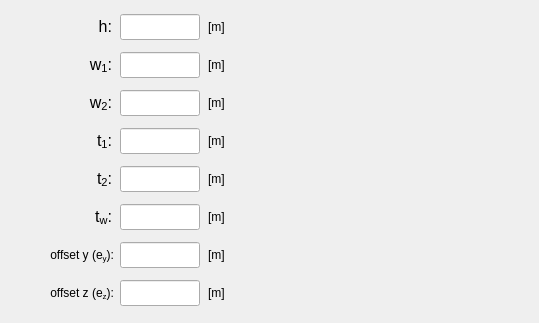
       <widget class="QWidget" name="tab_C_section">
        <attribute name="title">
         <string>C-section</string>
        </attribute>
        <widget class="QLabel" name="label_9">
         <property name="geometry">
          <rect>
           <x>280</x>
           <y>4</y>
           <width>250</width>
           <height>310</height>
          </rect>
         </property>
         <property name="text">
          <string/>
         </property>
         <property name="pixmap">
          <pixmap>../../../../../../data/figures/C_profile.PNG</pixmap>
         </property>
         <property name="scaledContents">
          <bool>true</bool>
         </property>
        </widget>
        <widget class="QLineEdit" name="lineEdit_w2_C_section">
         <property name="geometry">
          <rect>
           <x>120</x>
           <y>90</y>
           <width>80</width>
           <height>26</height>
          </rect>
         </property>
         <property name="minimumSize">
          <size>
           <width>0</width>
           <height>24</height>
          </size>
         </property>
         <property name="maximumSize">
          <size>
           <width>80</width>
           <height>26</height>
          </size>
         </property>
         <property name="sizeIncrement">
          <size>
           <width>0</width>
           <height>0</height>
          </size>
         </property>
         <property name="font">
          <font>
           <family>Arial</family>
           <pointsize>11</pointsize>
           <weight>75</weight>
           <italic>true</italic>
           <bold>true</bold>
          </font>
         </property>
         <property name="focusPolicy">
          <enum>Qt::StrongFocus</enum>
         </property>
         <property name="styleSheet">
          <string notr="true">color: rgb(255, 0, 0);</string>
         </property>
         <property name="alignment">
          <set>Qt::AlignCenter</set>
         </property>
        </widget>
        <widget class="QLineEdit" name="lineEdit_height_C_section">
         <property name="geometry">
          <rect>
           <x>120</x>
           <y>14</y>
           <width>80</width>
           <height>26</height>
          </rect>
         </property>
         <property name="minimumSize">
          <size>
           <width>0</width>
           <height>26</height>
          </size>
         </property>
         <property name="maximumSize">
          <size>
           <width>80</width>
           <height>26</height>
          </size>
         </property>
         <property name="sizeIncrement">
          <size>
           <width>80</width>
           <height>26</height>
          </size>
         </property>
         <property name="font">
          <font>
           <family>Arial</family>
           <pointsize>11</pointsize>
           <weight>75</weight>
           <italic>true</italic>
           <bold>true</bold>
          </font>
         </property>
         <property name="focusPolicy">
          <enum>Qt::StrongFocus</enum>
         </property>
         <property name="styleSheet">
          <string notr="true">color: rgb(255, 0, 0);</string>
         </property>
         <property name="alignment">
          <set>Qt::AlignCenter</set>
         </property>
        </widget>
        <widget class="QLineEdit" name="lineEdit_tw_C_section">
         <property name="geometry">
          <rect>
           <x>120</x>
           <y>204</y>
           <width>80</width>
           <height>26</height>
          </rect>
         </property>
         <property name="minimumSize">
          <size>
           <width>0</width>
           <height>24</height>
          </size>
         </property>
         <property name="maximumSize">
          <size>
           <width>80</width>
           <height>26</height>
          </size>
         </property>
         <property name="sizeIncrement">
          <size>
           <width>0</width>
           <height>0</height>
          </size>
         </property>
         <property name="font">
          <font>
           <family>Arial</family>
           <pointsize>11</pointsize>
           <weight>75</weight>
           <italic>true</italic>
           <bold>true</bold>
          </font>
         </property>
         <property name="focusPolicy">
          <enum>Qt::StrongFocus</enum>
         </property>
         <property name="styleSheet">
          <string notr="true">color: rgb(255, 0, 0);</string>
         </property>
         <property name="alignment">
          <set>Qt::AlignCenter</set>
         </property>
        </widget>
        <widget class="QLineEdit" name="lineEdit_t1_C_section">
         <property name="geometry">
          <rect>
           <x>120</x>
           <y>128</y>
           <width>80</width>
           <height>26</height>
          </rect>
         </property>
         <property name="minimumSize">
          <size>
           <width>0</width>
           <height>24</height>
          </size>
         </property>
         <property name="maximumSize">
          <size>
           <width>80</width>
           <height>26</height>
          </size>
         </property>
         <property name="sizeIncrement">
          <size>
           <width>0</width>
           <height>0</height>
          </size>
         </property>
         <property name="font">
          <font>
           <family>Arial</family>
           <pointsize>11</pointsize>
           <weight>75</weight>
           <italic>true</italic>
           <bold>true</bold>
          </font>
         </property>
         <property name="focusPolicy">
          <enum>Qt::StrongFocus</enum>
         </property>
         <property name="styleSheet">
          <string notr="true">color: rgb(255, 0, 0);</string>
         </property>
         <property name="alignment">
          <set>Qt::AlignCenter</set>
         </property>
        </widget>
        <widget class="QLineEdit" name="lineEdit_w1_C_section">
         <property name="geometry">
          <rect>
           <x>120</x>
           <y>52</y>
           <width>80</width>
           <height>26</height>
          </rect>
         </property>
         <property name="minimumSize">
          <size>
           <width>0</width>
           <height>24</height>
          </size>
         </property>
         <property name="maximumSize">
          <size>
           <width>80</width>
           <height>26</height>
          </size>
         </property>
         <property name="sizeIncrement">
          <size>
           <width>0</width>
           <height>0</height>
          </size>
         </property>
         <property name="font">
          <font>
           <family>Arial</family>
           <pointsize>11</pointsize>
           <weight>75</weight>
           <italic>true</italic>
           <bold>true</bold>
          </font>
         </property>
         <property name="focusPolicy">
          <enum>Qt::StrongFocus</enum>
         </property>
         <property name="styleSheet">
          <string notr="true">color: rgb(255, 0, 0);</string>
         </property>
         <property name="alignment">
          <set>Qt::AlignCenter</set>
         </property>
        </widget>
        <widget class="QLineEdit" name="lineEdit_t2_C_section">
         <property name="geometry">
          <rect>
           <x>120</x>
           <y>166</y>
           <width>80</width>
           <height>26</height>
          </rect>
         </property>
         <property name="minimumSize">
          <size>
           <width>0</width>
           <height>24</height>
          </size>
         </property>
         <property name="maximumSize">
          <size>
           <width>80</width>
           <height>26</height>
          </size>
         </property>
         <property name="sizeIncrement">
          <size>
           <width>0</width>
           <height>0</height>
          </size>
         </property>
         <property name="font">
          <font>
           <family>Arial</family>
           <pointsize>11</pointsize>
           <weight>75</weight>
           <italic>true</italic>
           <bold>true</bold>
          </font>
         </property>
         <property name="focusPolicy">
          <enum>Qt::StrongFocus</enum>
         </property>
         <property name="styleSheet">
          <string notr="true">color: rgb(255, 0, 0);</string>
         </property>
         <property name="alignment">
          <set>Qt::AlignCenter</set>
         </property>
        </widget>
        <widget class="QLabel" name="label_121">
         <property name="geometry">
          <rect>
           <x>208</x>
           <y>14</y>
           <width>35</width>
           <height>26</height>
          </rect>
         </property>
         <property name="minimumSize">
          <size>
           <width>35</width>
           <height>26</height>
          </size>
         </property>
         <property name="maximumSize">
          <size>
           <width>35</width>
           <height>26</height>
          </size>
         </property>
         <property name="text">
          <string>[m]</string>
         </property>
         <property name="alignment">
          <set>Qt::AlignLeading|Qt::AlignLeft|Qt::AlignVCenter</set>
         </property>
        </widget>
        <widget class="QLabel" name="label_122">
         <property name="geometry">
          <rect>
           <x>208</x>
           <y>52</y>
           <width>35</width>
           <height>26</height>
          </rect>
         </property>
         <property name="minimumSize">
          <size>
           <width>35</width>
           <height>26</height>
          </size>
         </property>
         <property name="maximumSize">
          <size>
           <width>35</width>
           <height>26</height>
          </size>
         </property>
         <property name="text">
          <string>[m]</string>
         </property>
         <property name="alignment">
          <set>Qt::AlignLeading|Qt::AlignLeft|Qt::AlignVCenter</set>
         </property>
        </widget>
        <widget class="QLabel" name="label_123">
         <property name="geometry">
          <rect>
           <x>208</x>
           <y>90</y>
           <width>35</width>
           <height>26</height>
          </rect>
         </property>
         <property name="minimumSize">
          <size>
           <width>35</width>
           <height>26</height>
          </size>
         </property>
         <property name="maximumSize">
          <size>
           <width>35</width>
           <height>26</height>
          </size>
         </property>
         <property name="text">
          <string>[m]</string>
         </property>
         <property name="alignment">
          <set>Qt::AlignLeading|Qt::AlignLeft|Qt::AlignVCenter</set>
         </property>
        </widget>
        <widget class="QLabel" name="label_124">
         <property name="geometry">
          <rect>
           <x>208</x>
           <y>128</y>
           <width>35</width>
           <height>26</height>
          </rect>
         </property>
         <property name="minimumSize">
          <size>
           <width>35</width>
           <height>26</height>
          </size>
         </property>
         <property name="maximumSize">
          <size>
           <width>35</width>
           <height>26</height>
          </size>
         </property>
         <property name="text">
          <string>[m]</string>
         </property>
         <property name="alignment">
          <set>Qt::AlignLeading|Qt::AlignLeft|Qt::AlignVCenter</set>
         </property>
        </widget>
        <widget class="QLabel" name="label_125">
         <property name="geometry">
          <rect>
           <x>208</x>
           <y>166</y>
           <width>35</width>
           <height>26</height>
          </rect>
         </property>
         <property name="minimumSize">
          <size>
           <width>35</width>
           <height>26</height>
          </size>
         </property>
         <property name="maximumSize">
          <size>
           <width>35</width>
           <height>26</height>
          </size>
         </property>
         <property name="text">
          <string>[m]</string>
         </property>
         <property name="alignment">
          <set>Qt::AlignLeading|Qt::AlignLeft|Qt::AlignVCenter</set>
         </property>
        </widget>
        <widget class="QLabel" name="label_126">
         <property name="geometry">
          <rect>
           <x>208</x>
           <y>204</y>
           <width>35</width>
           <height>26</height>
          </rect>
         </property>
         <property name="minimumSize">
          <size>
           <width>35</width>
           <height>26</height>
          </size>
         </property>
         <property name="maximumSize">
          <size>
           <width>35</width>
           <height>26</height>
          </size>
         </property>
         <property name="text">
          <string>[m]</string>
         </property>
         <property name="alignment">
          <set>Qt::AlignLeading|Qt::AlignLeft|Qt::AlignVCenter</set>
         </property>
        </widget>
        <widget class="QLabel" name="label_128">
         <property name="geometry">
          <rect>
           <x>208</x>
           <y>242</y>
           <width>35</width>
           <height>26</height>
          </rect>
         </property>
         <property name="minimumSize">
          <size>
           <width>35</width>
           <height>26</height>
          </size>
         </property>
         <property name="maximumSize">
          <size>
           <width>35</width>
           <height>26</height>
          </size>
         </property>
         <property name="text">
          <string>[m]</string>
         </property>
         <property name="alignment">
          <set>Qt::AlignLeading|Qt::AlignLeft|Qt::AlignVCenter</set>
         </property>
        </widget>
        <widget class="QLabel" name="label_129">
         <property name="geometry">
          <rect>
           <x>208</x>
           <y>280</y>
           <width>35</width>
           <height>26</height>
          </rect>
         </property>
         <property name="minimumSize">
          <size>
           <width>35</width>
           <height>26</height>
          </size>
         </property>
         <property name="maximumSize">
          <size>
           <width>35</width>
           <height>26</height>
          </size>
         </property>
         <property name="text">
          <string>[m]</string>
         </property>
         <property name="alignment">
          <set>Qt::AlignLeading|Qt::AlignLeft|Qt::AlignVCenter</set>
         </property>
        </widget>
        <widget class="QLabel" name="label_130">
         <property name="geometry">
          <rect>
           <x>24</x>
           <y>280</y>
           <width>90</width>
           <height>26</height>
          </rect>
         </property>
         <property name="minimumSize">
          <size>
           <width>90</width>
           <height>26</height>
          </size>
         </property>
         <property name="maximumSize">
          <size>
           <width>90</width>
           <height>26</height>
          </size>
         </property>
         <property name="text">
          <string>&lt;html&gt;&lt;head/&gt;&lt;body&gt;&lt;p&gt;offset z (e&lt;span style=&quot; vertical-align:sub;&quot;&gt;z&lt;/span&gt;):&lt;/p&gt;&lt;/body&gt;&lt;/html&gt;</string>
         </property>
         <property name="alignment">
          <set>Qt::AlignRight|Qt::AlignTrailing|Qt::AlignVCenter</set>
         </property>
        </widget>
        <widget class="QLabel" name="label_131">
         <property name="geometry">
          <rect>
           <x>24</x>
           <y>242</y>
           <width>90</width>
           <height>26</height>
          </rect>
         </property>
         <property name="minimumSize">
          <size>
           <width>90</width>
           <height>26</height>
          </size>
         </property>
         <property name="maximumSize">
          <size>
           <width>90</width>
           <height>26</height>
          </size>
         </property>
         <property name="text">
          <string>&lt;html&gt;&lt;head/&gt;&lt;body&gt;&lt;p&gt;offset y (e&lt;span style=&quot; vertical-align:sub;&quot;&gt;y&lt;/span&gt;):&lt;/p&gt;&lt;/body&gt;&lt;/html&gt;</string>
         </property>
         <property name="alignment">
          <set>Qt::AlignRight|Qt::AlignTrailing|Qt::AlignVCenter</set>
         </property>
        </widget>
        <widget class="QLineEdit" name="lineEdit_offsetz_C_section">
         <property name="geometry">
          <rect>
           <x>120</x>
           <y>280</y>
           <width>80</width>
           <height>26</height>
          </rect>
         </property>
         <property name="minimumSize">
          <size>
           <width>80</width>
           <height>26</height>
          </size>
         </property>
         <property name="maximumSize">
          <size>
           <width>80</width>
           <height>26</height>
          </size>
         </property>
         <property name="font">
          <font>
           <family>Arial</family>
           <pointsize>11</pointsize>
           <weight>75</weight>
           <italic>true</italic>
           <bold>true</bold>
          </font>
         </property>
         <property name="focusPolicy">
          <enum>Qt::StrongFocus</enum>
         </property>
         <property name="styleSheet">
          <string notr="true">color: rgb(255, 0, 0);</string>
         </property>
         <property name="alignment">
          <set>Qt::AlignCenter</set>
         </property>
        </widget>
        <widget class="QLineEdit" name="lineEdit_offsety_C_section">
         <property name="geometry">
          <rect>
           <x>120</x>
           <y>242</y>
           <width>80</width>
           <height>26</height>
          </rect>
         </property>
         <property name="minimumSize">
          <size>
           <width>80</width>
           <height>26</height>
          </size>
         </property>
         <property name="maximumSize">
          <size>
           <width>80</width>
           <height>26</height>
          </size>
         </property>
         <property name="font">
          <font>
           <family>Arial</family>
           <pointsize>11</pointsize>
           <weight>75</weight>
           <italic>true</italic>
           <bold>true</bold>
          </font>
         </property>
         <property name="focusPolicy">
          <enum>Qt::StrongFocus</enum>
         </property>
         <property name="styleSheet">
          <string notr="true">color: rgb(255, 0, 0);</string>
         </property>
         <property name="alignment">
          <set>Qt::AlignCenter</set>
         </property>
        </widget>
        <widget class="QLabel" name="label_67">
         <property name="geometry">
          <rect>
           <x>22</x>
           <y>14</y>
           <width>90</width>
           <height>26</height>
          </rect>
         </property>
         <property name="minimumSize">
          <size>
           <width>90</width>
           <height>26</height>
          </size>
         </property>
         <property name="maximumSize">
          <size>
           <width>90</width>
           <height>26</height>
          </size>
         </property>
         <property name="text">
          <string>&lt;html&gt;&lt;head/&gt;&lt;body&gt;&lt;p align=&quot;right&quot;&gt;&lt;span style=&quot; font-size:12pt;&quot;&gt;h:&lt;/span&gt;&lt;/p&gt;&lt;/body&gt;&lt;/html&gt;</string>
         </property>
         <property name="alignment">
          <set>Qt::AlignCenter</set>
         </property>
        </widget>
        <widget class="QLabel" name="label_68">
         <property name="geometry">
          <rect>
           <x>22</x>
           <y>52</y>
           <width>90</width>
           <height>26</height>
          </rect>
         </property>
         <property name="minimumSize">
          <size>
           <width>90</width>
           <height>26</height>
          </size>
         </property>
         <property name="maximumSize">
          <size>
           <width>90</width>
           <height>26</height>
          </size>
         </property>
         <property name="text">
          <string>&lt;html&gt;&lt;head/&gt;&lt;body&gt;&lt;p align=&quot;right&quot;&gt;&lt;span style=&quot; font-size:12pt;&quot;&gt;w&lt;/span&gt;&lt;span style=&quot; font-size:12pt; vertical-align:sub;&quot;&gt;1&lt;/span&gt;&lt;span style=&quot; font-size:12pt;&quot;&gt;:&lt;/span&gt;&lt;/p&gt;&lt;/body&gt;&lt;/html&gt;</string>
         </property>
         <property name="alignment">
          <set>Qt::AlignCenter</set>
         </property>
        </widget>
        <widget class="QLabel" name="label_69">
         <property name="geometry">
          <rect>
           <x>22</x>
           <y>90</y>
           <width>90</width>
           <height>26</height>
          </rect>
         </property>
         <property name="minimumSize">
          <size>
           <width>90</width>
           <height>26</height>
          </size>
         </property>
         <property name="maximumSize">
          <size>
           <width>90</width>
           <height>26</height>
          </size>
         </property>
         <property name="text">
          <string>&lt;html&gt;&lt;head/&gt;&lt;body&gt;&lt;p align=&quot;right&quot;&gt;&lt;span style=&quot; font-size:12pt;&quot;&gt;w&lt;/span&gt;&lt;span style=&quot; font-size:12pt; vertical-align:sub;&quot;&gt;2&lt;/span&gt;&lt;span style=&quot; font-size:12pt;&quot;&gt;:&lt;/span&gt;&lt;/p&gt;&lt;/body&gt;&lt;/html&gt;</string>
         </property>
         <property name="alignment">
          <set>Qt::AlignCenter</set>
         </property>
        </widget>
        <widget class="QLabel" name="label_70">
         <property name="geometry">
          <rect>
           <x>22</x>
           <y>128</y>
           <width>90</width>
           <height>26</height>
          </rect>
         </property>
         <property name="minimumSize">
          <size>
           <width>90</width>
           <height>26</height>
          </size>
         </property>
         <property name="maximumSize">
          <size>
           <width>90</width>
           <height>26</height>
          </size>
         </property>
         <property name="text">
          <string>&lt;html&gt;&lt;head/&gt;&lt;body&gt;&lt;p align=&quot;right&quot;&gt;&lt;span style=&quot; font-size:12pt;&quot;&gt;t&lt;/span&gt;&lt;span style=&quot; font-size:12pt; vertical-align:sub;&quot;&gt;1&lt;/span&gt;&lt;span style=&quot; font-size:12pt;&quot;&gt;:&lt;/span&gt;&lt;/p&gt;&lt;/body&gt;&lt;/html&gt;</string>
         </property>
         <property name="alignment">
          <set>Qt::AlignCenter</set>
         </property>
        </widget>
        <widget class="QLabel" name="label_71">
         <property name="geometry">
          <rect>
           <x>22</x>
           <y>166</y>
           <width>90</width>
           <height>26</height>
          </rect>
         </property>
         <property name="minimumSize">
          <size>
           <width>90</width>
           <height>26</height>
          </size>
         </property>
         <property name="maximumSize">
          <size>
           <width>90</width>
           <height>26</height>
          </size>
         </property>
         <property name="text">
          <string>&lt;html&gt;&lt;head/&gt;&lt;body&gt;&lt;p align=&quot;right&quot;&gt;&lt;span style=&quot; font-size:12pt;&quot;&gt;t&lt;/span&gt;&lt;span style=&quot; font-size:12pt; vertical-align:sub;&quot;&gt;2&lt;/span&gt;&lt;span style=&quot; font-size:12pt;&quot;&gt;:&lt;/span&gt;&lt;/p&gt;&lt;/body&gt;&lt;/html&gt;</string>
         </property>
         <property name="alignment">
          <set>Qt::AlignCenter</set>
         </property>
        </widget>
        <widget class="QLabel" name="label_73">
         <property name="geometry">
          <rect>
           <x>22</x>
           <y>204</y>
           <width>90</width>
           <height>26</height>
          </rect>
         </property>
         <property name="minimumSize">
          <size>
           <width>90</width>
           <height>26</height>
          </size>
         </property>
         <property name="maximumSize">
          <size>
           <width>90</width>
           <height>26</height>
          </size>
         </property>
         <property name="text">
          <string>&lt;html&gt;&lt;head/&gt;&lt;body&gt;&lt;p align=&quot;right&quot;&gt;&lt;span style=&quot; font-size:12pt;&quot;&gt;t&lt;/span&gt;&lt;span style=&quot; font-size:12pt; vertical-align:sub;&quot;&gt;w&lt;/span&gt;&lt;span style=&quot; font-size:12pt;&quot;&gt;:&lt;/span&gt;&lt;/p&gt;&lt;/body&gt;&lt;/html&gt;</string>
         </property>
         <property name="alignment">
          <set>Qt::AlignCenter</set>
         </property>
        </widget>
       </widget>
